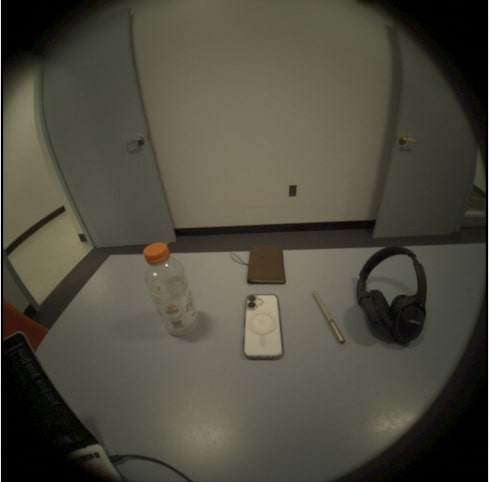
#> input picture tools/test_code/office_good.jpg, 491 x 482 px
$ python -i color_correct.py   (imports and definitions only)
#> lines starting #> are read from the running program, lines starting #| are printed output that depends on the picture
#> further down, picture is the input picture: shape (482, 491, 3); mean B, G, R 63.4, 75.8, 78.3
#!/usr/bin/env python3
"""
color_correct.py — Simple color‑correction utilities for Meta Aria (or any RGB) images

Two modes:
1. Histogram matching to a "gold‑standard" reference frame (best accuracy).
2. Fully automatic CLAHE + Grey‑World balancing (no reference needed).

Usage examples
--------------

# 1) Histogram‑match every image in a folder to a single reference
python color_correct.py \
    --mode histogram \
    --reference images/ref_office.jpg \
    --input_dir images/raw_office \
    --output_dir images/corrected_office

# 2) Automatic correction when lighting varies
python color_correct.py \
    --mode auto \
    --input_dir images/raw_var \
    --output_dir images/corrected_var

Dependencies
------------
- Python ≥ 3.8
- opencv‑python
- numpy
- scikit‑image (for match_histograms)

Install via:
    pip install opencv-python numpy scikit-image
"""

import argparse
import os
import sys
from pathlib import Path
from typing import Tuple

import cv2
import numpy as np
from skimage.exposure import match_histograms

############################################################
# Core algorithms
############################################################

def histogram_match(img: np.ndarray, ref: np.ndarray) -> np.ndarray:
    """Return *img* with its RGB histogram matched to *ref*."""
    return match_histograms(img, ref, channel_axis=-1)


def clahe_greyworld(img: np.ndarray, clip_limit: float = 2.0, tile_grid: Tuple[int, int] = (8, 8)) -> np.ndarray:
    """Contrast‑Limited AHE on L* + Grey‑World white balance."""
#> called with clip_limit = 2, tile_grid = (8, 8)
    # --- CLAHE on L* channel (Lab colourspace) ---
    lab = cv2.cvtColor(img, cv2.COLOR_BGR2LAB)
#> lab: shape (482, 491, 3); mean of channels 0, 1, 2 80.9, 126.7, 135.5
    l, a, b = cv2.split(lab)
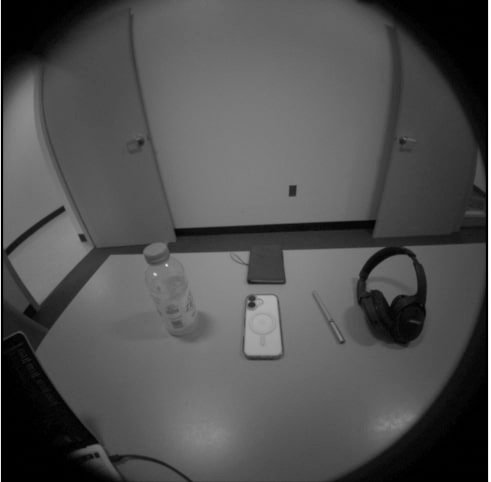
#> l: shape (482, 491); min 0, max 255, mean 80.9
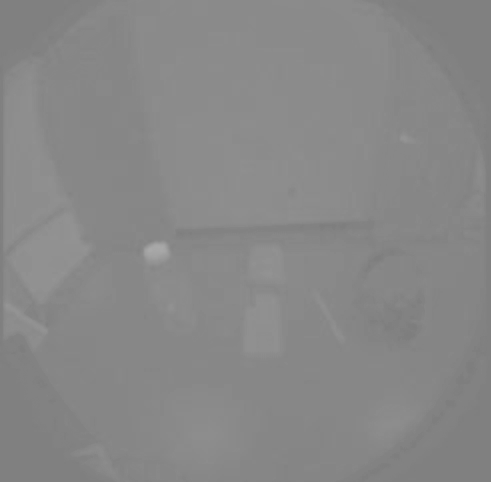
#> b: shape (482, 491); min 125, max 169, mean 135.5
    clahe = cv2.createCLAHE(clipLimit=clip_limit, tileGridSize=tile_grid)
    l = clahe.apply(l)
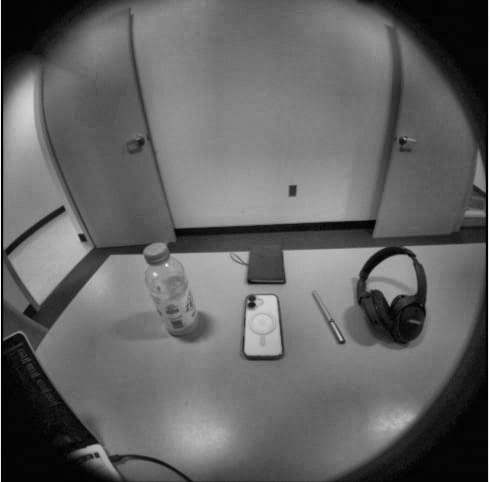
#> l: shape (482, 491); min 1, max 255, mean 100.4
    lab = cv2.merge((l, a, b))
#> lab: shape (482, 491, 3); mean of channels 0, 1, 2 100.4, 126.7, 135.5
    img_clahe = cv2.cvtColor(lab, cv2.COLOR_LAB2BGR)
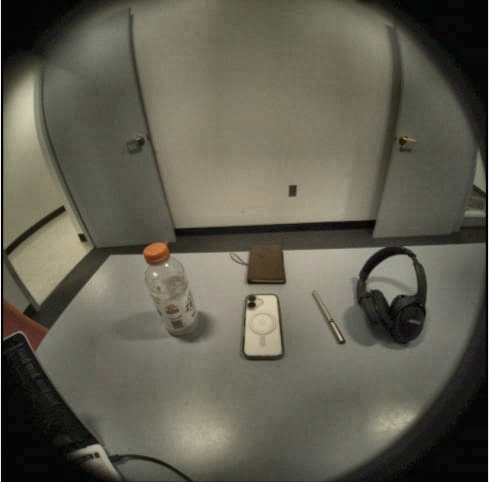
#> img_clahe: shape (482, 491, 3); mean B, G, R 81.9, 94.7, 97.3

    # --- Grey‑World WB ---
    avg_rgb = img_clahe.mean(axis=(0, 1))
#> avg_rgb = [81.86, 94.69, 97.28]
    gain = avg_rgb.mean() / avg_rgb
#> gain = [1.11, 0.964, 0.938]
    balanced = np.clip(img_clahe * gain, 0, 255).astype(np.uint8)
    return balanced

############################################################
# Batch helpers
############################################################

# [56 lines left out: functions process_image, file_list, parse_args, main, not called in this run]


# [2 lines not run here, left out]

>>> import cv2
>>> picture = cv2.imread('office_good.jpg')
>>> result = clahe_greyworld(picture)
